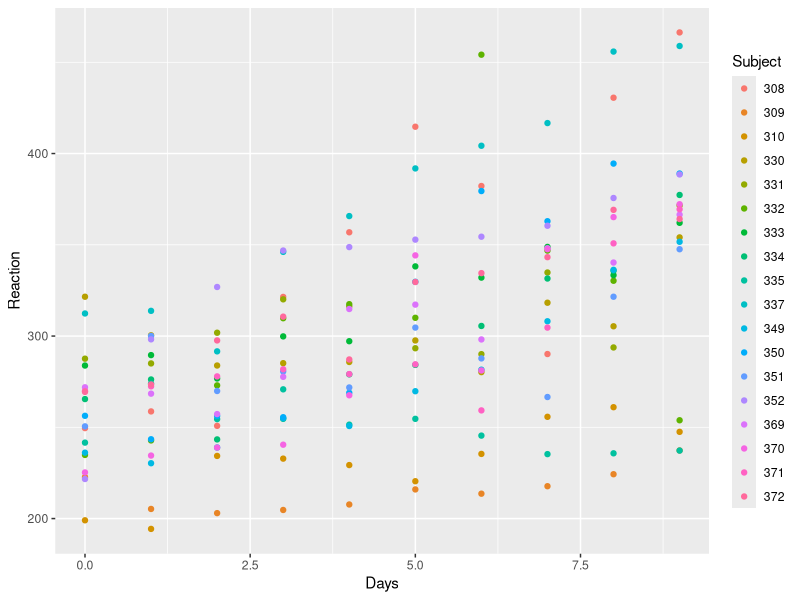
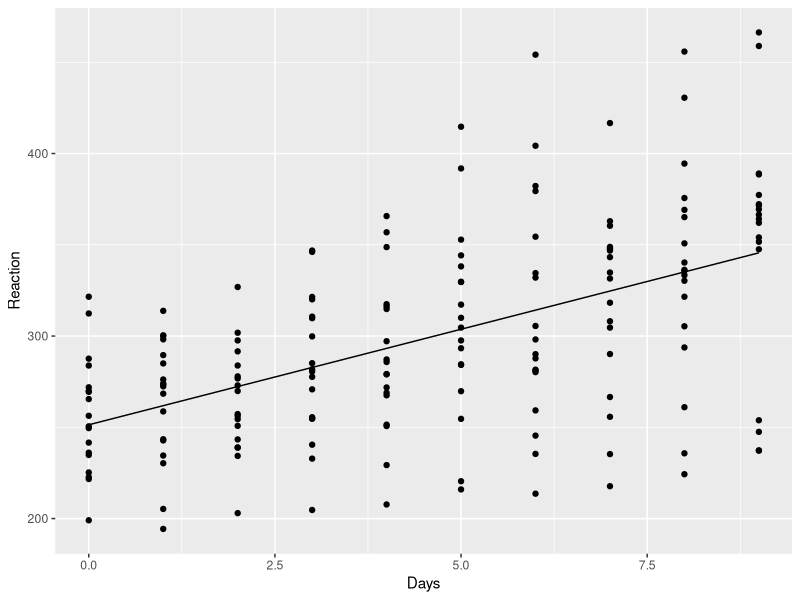
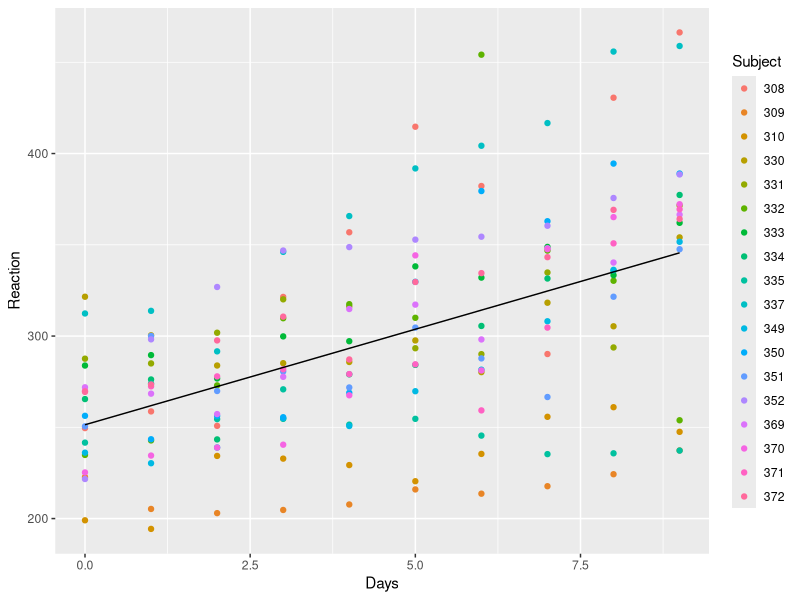
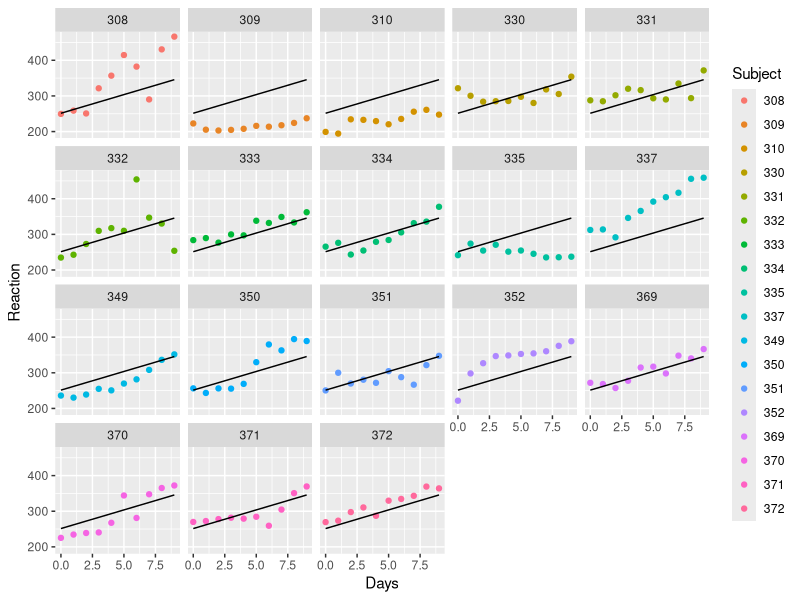
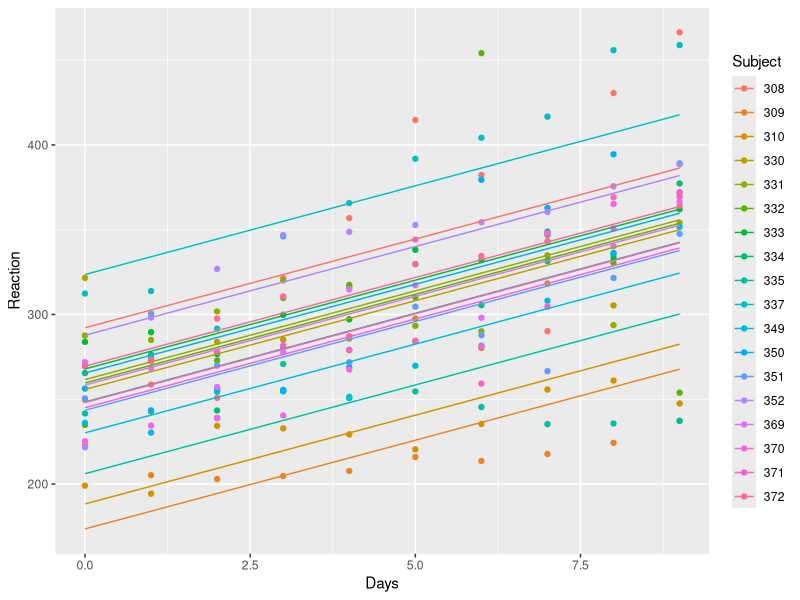
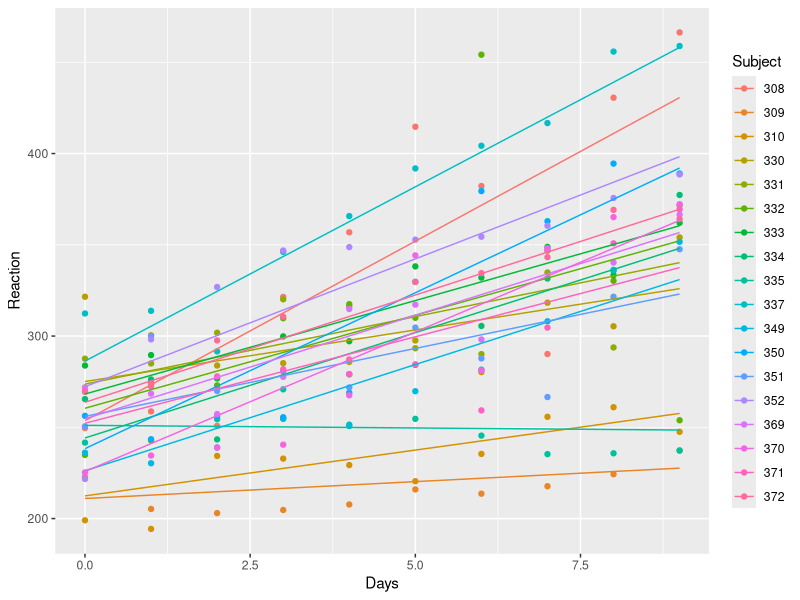
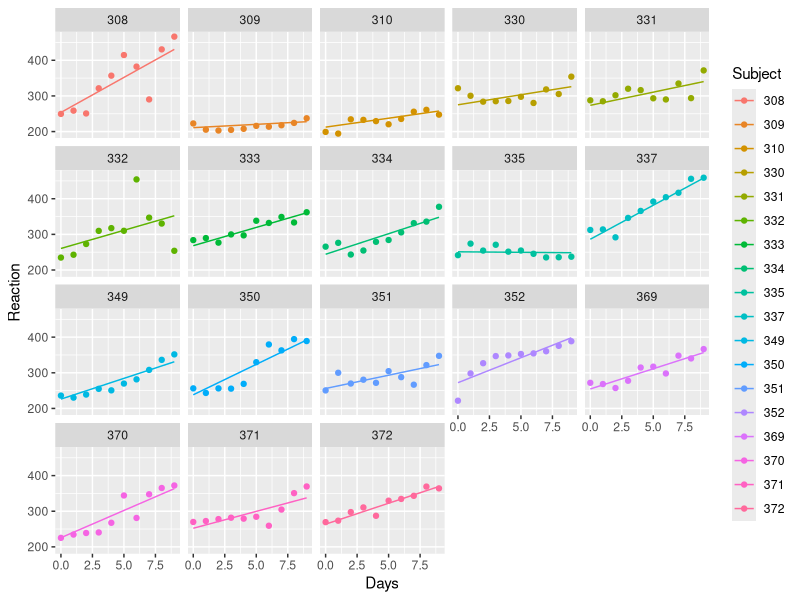
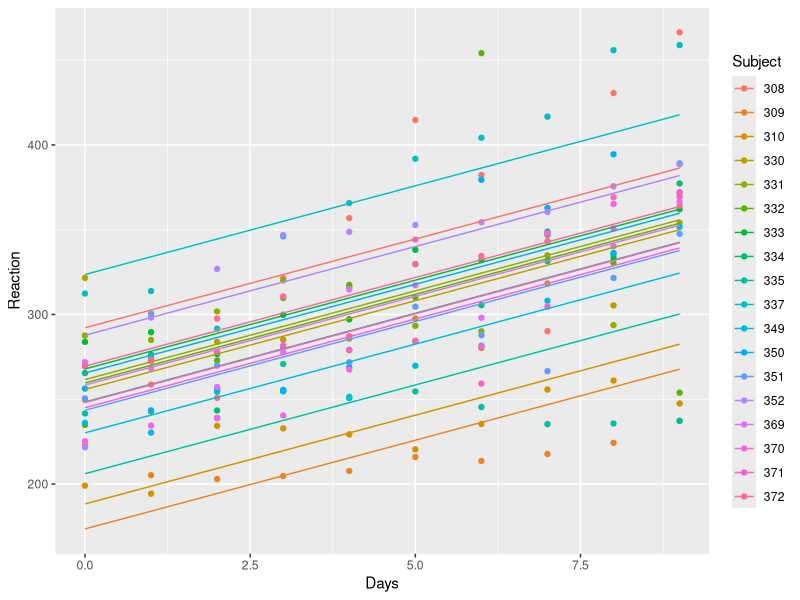

Recreate these plots in R, in order.
library(lme4)
library(ggplot2)

data(sleepstudy)

head(sleepstudy, 10)
tail(sleepstudy, 10)

sleepstudy |>
  ggplot(aes(x = Days, y = Reaction, color = Subject)) +
  geom_point()

# Model liniowy najmniejszych kwadratów
ss_lm_fit <- lm(Reaction ~ Days, data = sleepstudy)
summary(ss_lm_fit)

sleepstudy |> 
  ggplot(aes(x = Days, y = Reaction)) +
  geom_point() +
  geom_line(aes(y = predict(ss_lm_fit)))

sleepstudy |>
  ggplot(aes(x = Days, y = Reaction)) +
  geom_point(aes(color = Subject)) +
  geom_line(aes(y = predict(ss_lm_fit)))

sleepstudy |> 
  ggplot(aes(x = Days, y = Reaction)) +
  geom_point(aes(color = Subject)) +
  geom_line(aes(y = predict(ss_lm_fit))) +
  facet_wrap(~ Subject)

# Model losowych wyrazów wolnych
ss_ri_fit <- lmer(Reaction ~ Days + (1 | Subject), data = sleepstudy)
summary(ss_ri_fit)

ss_ri_vcov <- as.data.frame(VarCorr(ss_ri_fit))$vcov
names(ss_ri_vcov) <- c("sigma^2_u", "sigma^2")
ss_ri_vcov

ss_ri_vcov["sigma^2_u"] / sum(ss_ri_vcov)

sleepstudy |> 
  ggplot(aes(x = Days, y = Reaction, color = Subject)) +
  geom_point() +
  geom_line(aes(y = predict(ss_ri_fit)))

# Model losowych wyrazów wolnych i współczynników kierunkowych

ss_rsi_fit <- lmer(Reaction ~ Days + (Days | Subject), data = sleepstudy)
summary(ss_rsi_fit)

fixef(ss_rsi_fit)

ss_rsi_vc <- as.data.frame(VarCorr(ss_rsi_fit))
sigma_rho <- ss_rsi_vc$vcov
sigma_rho[3] <- ss_rsi_vc$sdcor[3]
names(sigma_rho) <- c("sigma^2_u", "sigma^2_v", "rho_uv", "sigma^2")
sigma_rho

sleepstudy |> 
  ggplot(aes(x = Days, y = Reaction, color = Subject)) +
  geom_point() +
  geom_line(aes(y = predict(ss_rsi_fit)))

sleepstudy |> 
  ggplot(aes(x = Days, y = Reaction, color = Subject)) +
  geom_point() +
  geom_line(aes(y = predict(ss_rsi_fit))) +
  facet_wrap(~ Subject)

# Model pośredni: ustalony współczynnik kierunkowy, losowe wyrazy wolne
ss_rifs_fit <- lmer(Reaction ~ Days + (1 | Subject), data = sleepstudy)
summary(ss_rifs_fit)

sleepstudy |> 
  ggplot(aes(x = Days, y = Reaction, color = Subject)) +
  geom_point() +
  geom_line(aes(y = predict(ss_rifs_fit)))

sleepstudy |> 
  ggplot(aes(x = Days, y = Reaction, color = Subject)) +
  geom_point() +
  geom_line(aes(y = predict(ss_rifs_fit))) +
  facet_wrap(~ Subject)

# Model pośredni: losowe współczynniki kierunkowe, ustalony wyraz wolny
ss_firs_fit <- lmer(Reaction ~ Days + (0 + Days | Subject), data = sleepstudy)
summary(ss_firs_fit)

sleepstudy |> 
  ggplot(aes(x = Days, y = Reaction, color = Subject)) +
  geom_point() +
  geom_line(aes(y = predict(ss_firs_fit)))

sleepstudy |> 
  ggplot(aes(x = Days, y = Reaction, color = Subject)) +
  geom_point() +
  geom_line(aes(y = predict(ss_firs_fit))) +
  facet_wrap(~ Subject)

# Model losowych wyrazów wolnych i współczynników kierunkowych z błędami niezależnymi (RSI-i)

ss_rsii_fit <- lmer(Reaction ~ Days + (Days || Subject), data = sleepstudy)
summary(ss_rsii_fit)

ss_rsii_vcov <- as.data.frame(VarCorr(ss_rsii_fit))$vcov
names(ss_rsii_vcov) <- c("sigma^2_u", "sigma^2_v", "sigma^2")
ss_rsii_vcov

sleepstudy |> 
  ggplot(aes(x = Days, y = Reaction, color = Subject)) +
  geom_point() +
  geom_line(aes(y = predict(ss_rsii_fit)))

# Porównanie modeli
anova(ss_rsi_fit, ss_rsii_fit, ss_rifs_fit, ss_firs_fit, ss_ri_fit)
coefs <- 
  list(ss_rsi_fit, ss_rsii_fit, ss_rifs_fit, ss_firs_fit) |> 
  vapply(fixef, FUN.VALUE = double(2)) |> 
  cbind(c(fixef(ss_ri_fit), NA)) |> 
  cbind(coef(ss_lm_fit))
colnames(coefs) <- c("RSI", "RSI-i", "RIFS", "FIRS", "RI", "LM")
coefs
